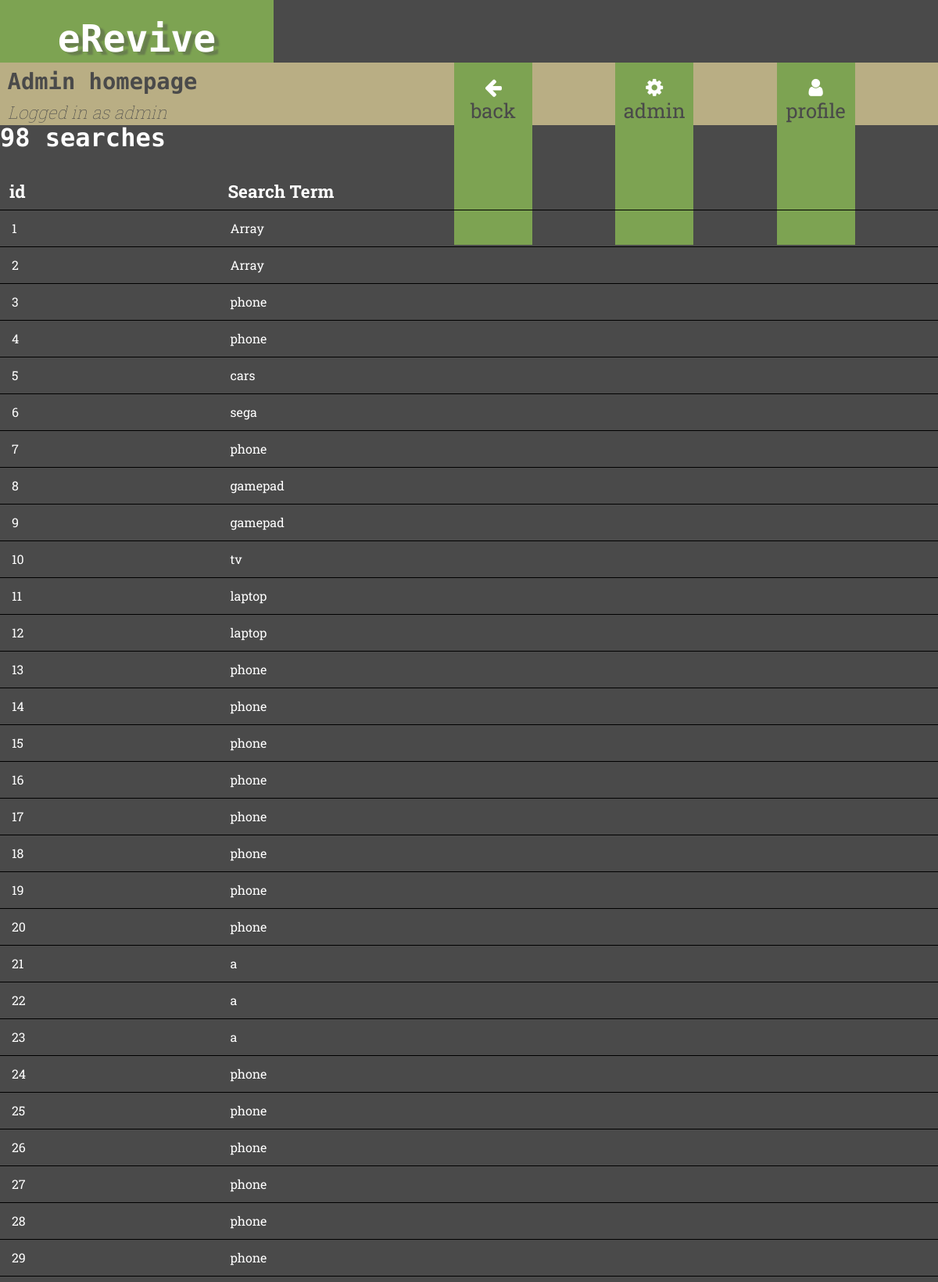
The app's page /index.php?action=adminAllSearches (signed in, upper part) with its own data.
### tables this page shows
CREATE TABLE `tbl_searches` (
  `search_id` int(11) NOT NULL AUTO_INCREMENT,
  `search_term` varchar(32) NOT NULL,
  PRIMARY KEY (`search_id`)
);

### index.php (called while the page is built, shortened)
<?php
function loadTemplate($templateFileName, $variables = [])
{
    extract($variables);
    include 'templates/' . $templateFileName;
    return ob_get_clean();
}
try {
    include 'includes/DatabaseConnection.php';
    include 'classes/DatabaseTable.php';
    include 'controllers/siteController.php';
    $loginTable = new DatabaseTable($pdo, 'tbl_login', 'user_id');
    $prodTable = new DatabaseTable($pdo, 'tbl_products', 'prod_id');
    $searchTable = new DatabaseTable($pdo, 'tbl_searches', 'search_id');
    $siteController = new siteController( $loginTable, $prodTable, $searchTable);
    $action = $_GET['action'] ?? 'home';
    $page = $siteController->$action();
    if (isset($page['variables'])) {
        $output = loadTemplate($page['template'],
            $page['variables']);
    } else {
        $output = loadTemplate($page['template']);
    }
} catch (PDOException $e) {
    $title = 'An error has occurred';
    $output = 'Database error: ' . $e->getMessage() . ' in '
        . $e->getFile() . ':' . $e->getLine();
}
include 'templates/layout.html.php';

### controllers/siteController.php (called while the page is built, shortened)
<?php
class siteController
{
    private $searchTable;
    public function __construct(
        DatabaseTable $loginTable,
        DatabaseTable $prodTable,
        DatabaseTable $seachTable)
    {
        $this->searchTable = $seachTable;
    }
    public function adminAllSearches()
    {
        if (isset($_SESSION['password']) && $_SESSION['email'] === 'admin@admin.admin') {
            $searchResult = $this->searchTable->findAll();
            $searchCount = count($searchResult);
            $title = 'admin | eRevive.com';
            $headLine = 'Admin homepage';
            $subHeadLine = 'Logged in as ' . $_SESSION['firstName'];
        } else {
            if (isset($_SESSION['password'])) {
                header('location: index.php?action=userPage');
            } else {
                header('location: index.php?action=login');
            }
        }
        return ['template' => 'adminAllSearches.html.php',
            'title' => $title,
            'headLine' => $headLine,
            'subHeadline' => $subHeadLine,
            'variables' => [
                'searchResult' => $searchResult,
                'searchCount' => $searchCount,
            ]
        ];
    }
}

### classes/DatabaseTable.php (called while the page is built, shortened)
<?php
class DatabaseTable
{
    private $pdo;
    private $table;
    public function __construct(PDO $pdo,
                                string $table,
                                string $primaryKey)
    {
        $this->pdo = $pdo;
        $this->table = $table;
    }
    private function query($sql, $parameters = [])
    {
        $query = $this->pdo->prepare($sql);
        $query->execute($parameters);
        return $query;
    }
    public function findAll()
    {
        $result = $this->query('SELECT * FROM ' .
            $this->table);
        return $result->fetchAll();
    }
}

### templates/adminAllSearches.html.php (the view, shortened to what this page needs)
<div class="content_wrapper flex_row ">
    <div class="content_wrapper_left ">
        <table>
            <h1 class=" white"><?php echo $searchCount ?> searches</h1>
            <tr>
                <th>id</th>
                <th>Search Term</th>
            </tr>
            <?php foreach ($searchResult as $search): ?>
                <tr>
                    <td><?= $search['search_id'] ?></td>
                    <td><?= $search['search_term'] ?></td>
                </tr>
            <?php endforeach; ?>
        </table>
    </div>
</div>

### css/stylesheet.css (style rules this page uses)
html, body, div, span, object, iframe, h1, h2, h3, h4, h5, h6, p, blockquote, pre, abbr, address, cite, code, del, dfn, em, img, ins, kbd, q, samp, small, strong, sub, sup, var, b, i, dl, dt, dd, ol, ul, li, fieldset, form, label, legend, table, caption, tbody, tfoot, thead, tr, th, td, article, aside, canvas, details, figcaption, figure, footer, header, hgroup, menu, nav, section, summary, time, mark, audio, video { margin: 0; padding: 0; border: none; outline: 0; font-size: 100%; vertical-align: baseline; background: transparent; box-sizing: border-box; }
html { background: #4A4A4A; color: #4A4A4A; font-family: 'Share Tech Mono', monospace; }
body { line-height: 1; }
table { border-collapse: collapse; border-spacing: 0; margin-top: 30px; font-family: 'Roboto Slab', serif; width: 100%; }
th { padding: 12px; color: white; font-size: 1.4rem; }
td { padding: 15px; border-top: 1px solid black; height: 25px; color: white; }
h1, h2, h3, h4, h5, h6 { font-size: 1.4rem; }
.white { color: white; font-size: 2rem; }
.flex_row { display: flex; flex-direction: row; flex-wrap: wrap; }
.content_wrapper { width: 100%; min-height: 90vh; }
.content_wrapper_left { width: 60%; min-height: 65vh; color: #4A4A4A; text-align: left; }
@media screen and (max-width: 1200px) { .flex_row { flex-direction: column; } }
@media screen and (max-width: 1200px) { .content_wrapper_right, .content_wrapper_left { width: 100%; margin: 0; } }

### records on screen
tbl_searches: search_id "1", search_term "Array"
tbl_searches: search_id "2", search_term "Array"
tbl_searches: search_id "3", search_term "phone"
tbl_searches: search_id "4", search_term "phone"
tbl_searches: search_id "5", search_term "cars"
tbl_searches: search_id "6", search_term "sega"
tbl_searches: search_id "7", search_term "phone"
tbl_searches: search_id "8", search_term "gamepad"
tbl_searches: search_id "9", search_term "gamepad"
tbl_searches: search_id "10", search_term "tv"
tbl_searches: search_id "11", search_term "laptop"
tbl_searches: search_id "12", search_term "laptop"
tbl_searches: search_id "13", search_term "phone"
tbl_searches: search_id "14", search_term "phone"
tbl_searches: search_id "15", search_term "phone"
tbl_searches: search_id "16", search_term "phone"
tbl_searches: search_id "17", search_term "phone"
tbl_searches: search_id "18", search_term "phone"
tbl_searches: search_id "19", search_term "phone"
tbl_searches: search_id "20", search_term "phone"
tbl_searches: search_id "21", search_term "a"
tbl_searches: search_id "22", search_term "a"
tbl_searches: search_id "23", search_term "a"
tbl_searches: search_id "24", search_term "phone"
tbl_searches: search_id "25", search_term "phone"
tbl_searches: search_id "26", search_term "phone"
tbl_searches: search_id "27", search_term "phone"
tbl_searches: search_id "28", search_term "phone"
tbl_searches: search_id "29", search_term "phone"

### other values on screen
$headLine "Admin homepage"
$subHeadLine "Logged in as admin"
$searchCount "98"
